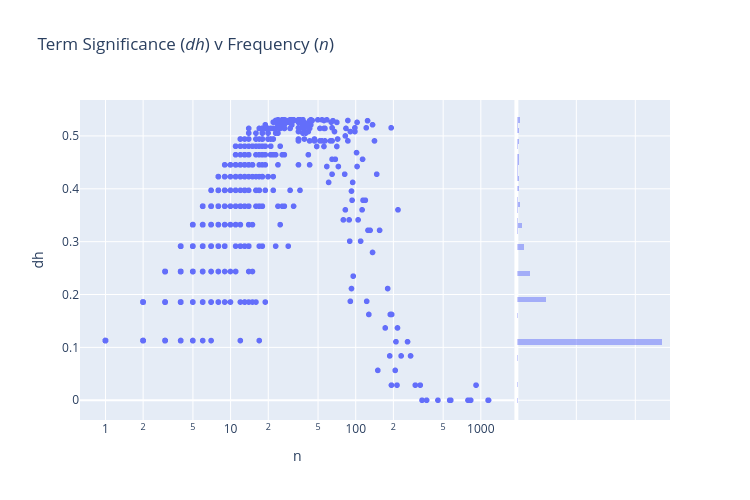

Notebook code cell kept with this figure:
### Code cell
px.scatter(VOCAB.reset_index(), 'n', 'dh', 
           log_x=True, 
           width=750, height=500,
           hover_name='term_str',
           marginal_y='histogram',
          title="Term Significance (<i>dh</i>) v Frequency (<i>n</i>)")

### Figure 1 — Plotly figure (JSON) as saved in the notebook; plotly's stock layout.template omitted (floating-point values rounded to 4 significant figures; data arrays with more than 128 entries replaced by an {"elided": "..."} marker saying what was removed)
{"data": [{"hovertemplate": "<b>%{hovertext}</b><br><br>n=%{x}<br>dh=%{y}<extra></extra>", "hovertext": {"elided": "3721 str values"}, "legendgroup": "", "marker": {"color": "#636efa", "symbol": "circle"}, "mode": "markers", "name": "", "showlegend": false, "type": "scattergl", "x": {"elided": "3721 int values"}, "xaxis": "x", "y": {"elided": "3721 float values"}, "yaxis": "y"}, {"alignmentgroup": "True", "bingroup": "y", "hovertemplate": "dh=%{y}<br>count=%{x}<extra></extra>", "legendgroup": "", "marker": {"color": "#636efa"}, "name": "", "offsetgroup": "", "opacity": 0.5, "showlegend": false, "type": "histogram", "xaxis": "x2", "y": {"elided": "3721 float values"}, "yaxis": "y2"}], "layout": {"barmode": "overlay", "height": 500, "legend": {"tracegroupgap": 0}, "title": {"text": "Term Significance (<i>dh</i>) v Frequency (<i>n</i>)"}, "width": 750, "xaxis": {"anchor": "y", "autorange": true, "domain": [0, 0.7363], "range": [-0.2036, 3.268], "title": {"text": "n"}, "type": "log"}, "xaxis2": {"anchor": "y2", "autorange": true, "domain": [0.7413, 1], "matches": "x2", "range": [0, 2588.0], "showgrid": true, "showline": false, "showticklabels": false, "ticks": ""}, "yaxis": {"anchor": "x", "autorange": true, "domain": [0, 1], "range": [-0.03736, 0.568], "title": {"text": "dh"}, "type": "linear"}, "yaxis2": {"anchor": "x2", "autorange": true, "domain": [0, 1], "matches": "y", "range": [-0.03736, 0.568], "showgrid": true, "showticklabels": false, "type": "linear"}}}
